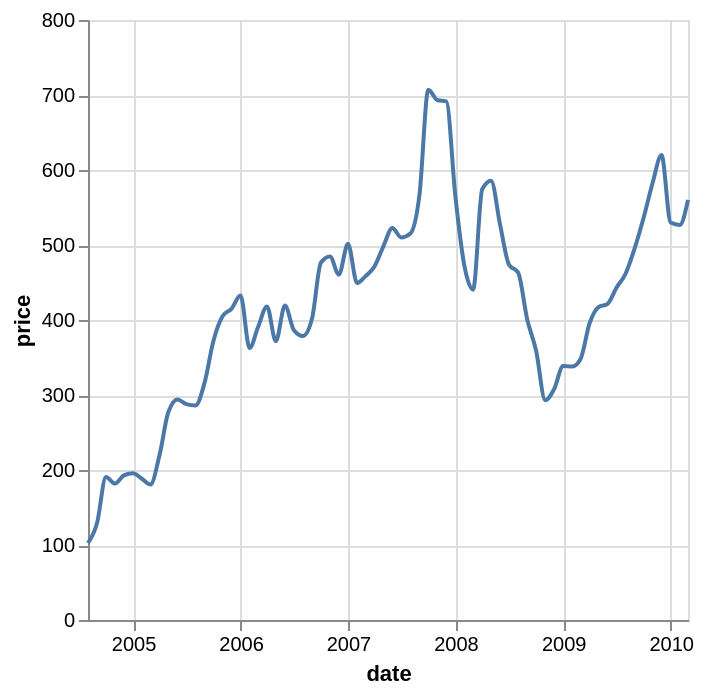

Here is the Vega-Lite specification saved for this chart:
### Vega-Lite specification from a JSON file in a GitHub repository (floating-point values rounded to 4 significant figures; data arrays with more than 128 entries replaced by an {"elided": "..."} marker saying what was removed)
{"$schema": "https://vega.github.io/schema/vega-lite/v4.json", "data": {"values": {"elided": "560 records"}}, "transform": [{"filter": "datum.symbol==='GOOG'"}], "mark": {"type": "line", "interpolate": "monotone"}, "encoding": {"x": {"field": "date", "type": "temporal"}, "y": {"field": "price", "type": "quantitative"}}}
